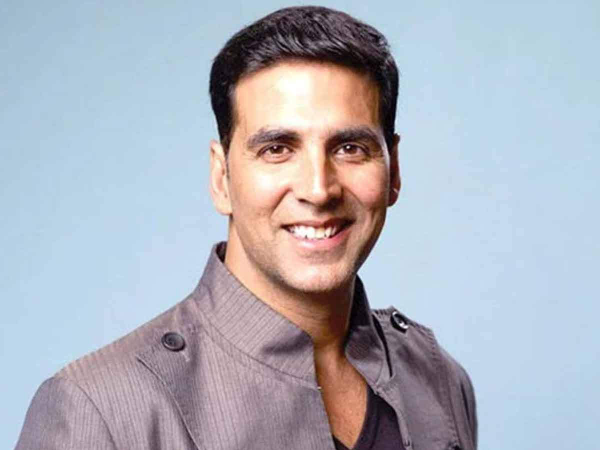
#> input picture session 12/akshay.jpg, 1200 x 900 px, given in place of the camera (shown at 1/2 size)
$ python face_collect.py
#> lines starting #> are read from the running program, lines starting #| are printed output that depends on the picture; after the words box and inside, x2 and y2 are one past the last pixel; in counts of white or black regions, pixels touching at a corner belong together
import cv2
import numpy as np


cam = cv2.VideoCapture(1)
model = cv2.CascadeClassifier('./haarcascade_frontalface_alt.xml')

face_data = []
skip =0
name = input("Enter your name: ")
#> the answer given: akshay.jpg

while True:
	ret , frame = cam.read()
#> frame is the input picture: shape (900, 1200, 3); mean B, G, R 189.5, 178.5, 174.8
	if not ret:
		continue

	frame = cv2.cvtColor(frame,cv2.COLOR_BGR2GRAY)
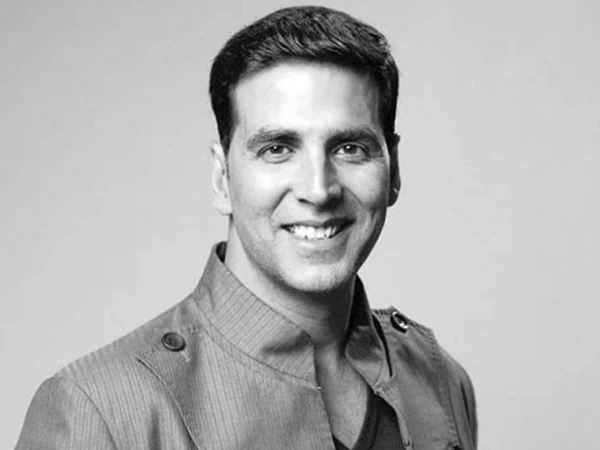
#> frame: shape (900, 1200) (shown at 1/2 size); min 0, max 255, mean 178.6

	faces = model.detectMultiScale(frame, 1.5)
#> faces = [[452, 171, 342, 342], [375, 84, 513, 513]]

	if len(faces)==0:
		continue


	for face in faces:
	    x,y,w,h = face
	    frame = cv2.rectangle(frame, (x, y), (x+w, y+h), (0,255,0), 4 )


	    # Crop your face
	    offset = 10
	    face_section = frame[y-offset : y+h+offset, x-offset : x+offset+w]
	    face_section = cv2.resize(face_section, (100,100) )

	    skip+=1
	    if skip%10==0:
	    	face_data.append(face_section)
	    	print(len(face_data))
#> this loop made 2 passes
#> (x, y, w, h, offset, skip) on passes 1 to 2: (452, 171, 342, 342, 10, 1), (375, 84, 513, 513, 10, 2)
#> pass 1, `frame = cv2.rectangle(frame, (x, y), (x+w, y+h), (0,255,0), 4 )`:
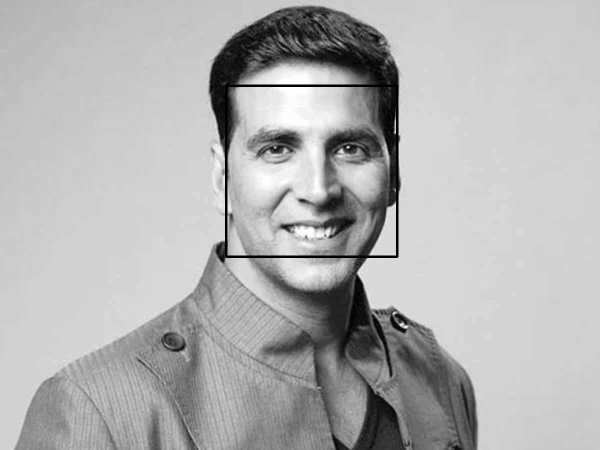
#> frame: shape (900, 1200) (shown at 1/2 size); 0.63% of pixels changed, all inside (x1, y1, x2, y2) = (450, 169, 797, 516)
#> pass 1, `face_section = frame[y-offset : y+h+offset, x-offset : x+offset+w]`:
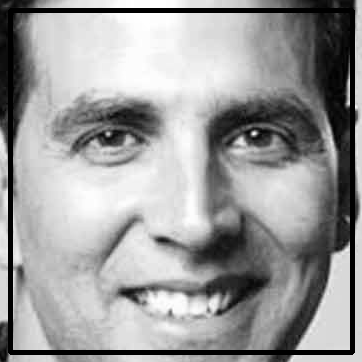
#> face_section: shape (362, 362); min 0, max 255, mean 155.8
#> pass 1, `face_section = cv2.resize(face_section, (100,100) )`:
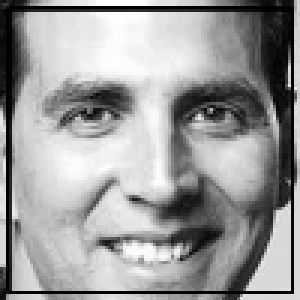
#> face_section: shape (100, 100) (shown 3 times larger); min 0, max 255, mean 155.5
#> pass 2, `frame = cv2.rectangle(frame, (x, y), (x+w, y+h), (0,255,0), 4 )`:
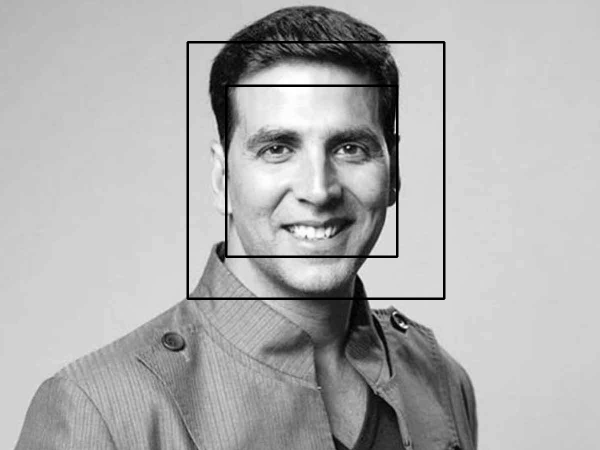
#> frame: shape (900, 1200) (shown at 1/2 size); 0.95% of pixels changed, all inside (x1, y1, x2, y2) = (373, 82, 891, 600)
#> after the loop, face_data = []; skip = 2


	cv2.imshow("My photo", frame)
	cv2.imshow("Face Section", face_section)
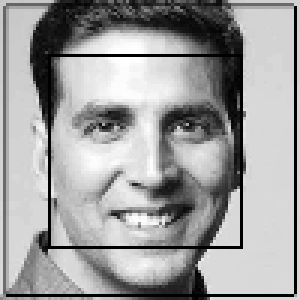
#> window 'Face Section': shape (100, 100) (shown 3 times larger); min 0, max 255, mean 158.2

	# wait for user input - q, then stop the loop
	key_pressed = cv2.waitKey(1) & 0xFF
#> (key q is pressed here)
	if key_pressed == ord('q'):
		break


face_data = np.array(face_data)
#> face_data = empty array
face_data = face_data.reshape(face_data.shape[0], 10000 )
print(face_data.shape)
#| (0, 10000)

# save this data

np.save('./data/'+ name+'.npy', face_data )

cam.release()
cv2.destroyAllWindows()
